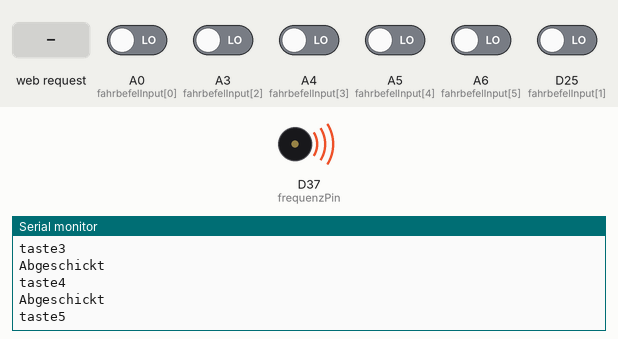
Bench run of a sketch on a simulated Arduino MKR. Shown: buzzer (waves = sounding), the last lines printed to the serial monitor. The inputs (shaded band) are chosen by the test bench; at power-on: A0 (fahrbefelInput[0]), A3 (fahrbefelInput[2]), A4 (fahrbefelInput[3]), A5 (fahrbefelInput[4]), A6 (fahrbefelInput[5]), D25 (fahrbefelInput[1]) LOW. WiFi joins after 1.5 s; servers stay silent unless stated.

Above: at 2.7 s.
2.8 s: HTTP request GET /rennstrecke/start-pumpkraft received
At 3.6 s:
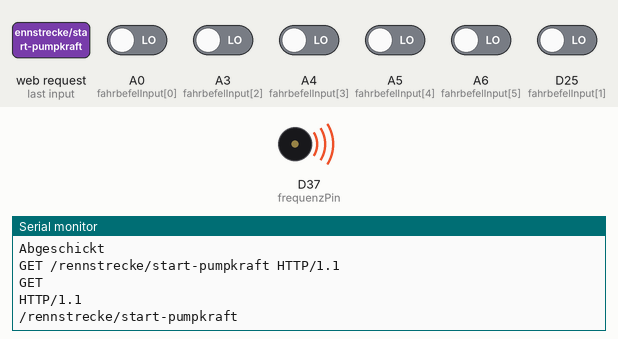
4.3 s: HTTP request GET /rennstrecke/stop received
At 4.7 s:
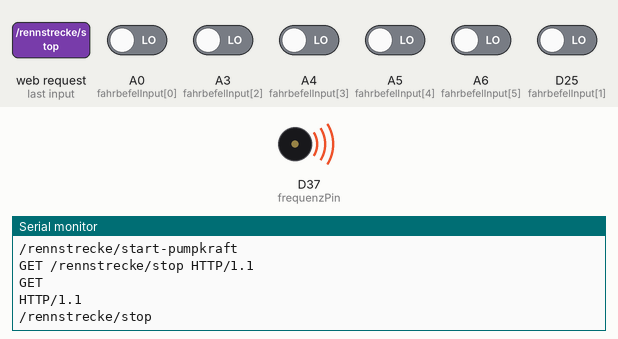
5.8 s: HTTP request GET /rennstrecke/start-rennstrecke received
At 7.1 s:
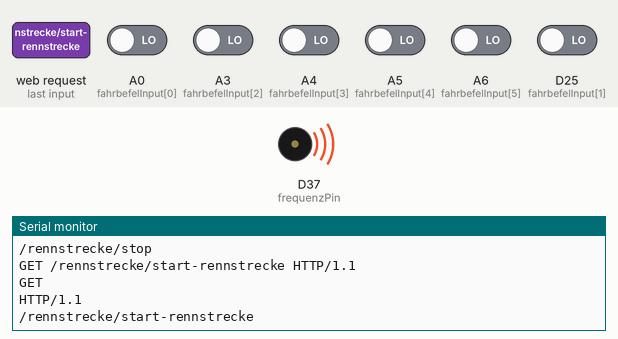
Timing chart, 0 to 8.8 s (numbered marks = the images above; inputs shaded):
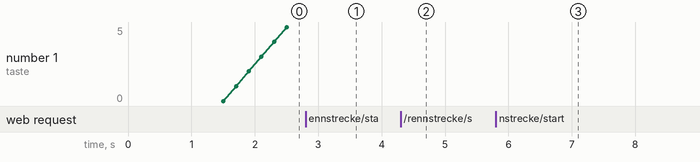

The sketch:

Bahnstellwerk.ino
```cpp
#include "wifi.h"


IPAddress eitech01  (192,168,1,11);
IPAddress eitech02  (192,168,1,12);
IPAddress eitech03  (192,168,1,13);
IPAddress eitech04  (192,168,1,14);
IPAddress eitech05  (192,168,1,15);
IPAddress eitech06  (192,168,1,16);
IPAddress eitech07  (192,168,1,17);
IPAddress eitech08  (192,168,1,18);
IPAddress eitech09  (192,168,1,19);

///*Bahnwerk*/   char* fahrbefelName[]   = {"/bahnwerk/start-pumpkraft"  ,"/bahnwerk/stop" ,"/bahnwerk/start-rennstrecke" ,"/bahnwerk/start-pumpkraft"  ,"/bahnwerk/stop"  ,"/bahnwerk/start-rennstrecke"   };
///*Siedlung*/   char* fahrbefelName[]   = {"/siedlung/start-pumpkraft"  ,"/siedlung/stop" ,"/siedlung/start-rennstrecke" ,"/siedlung/start-pumpkraft"  ,"/siedlung/stop"  ,"/siedlung/start-rennstrecke"   };
/*Rennstrecke*/char* fahrbefelName[]   = {"/rennstrecke/start-pumpkraft"  ,"/rennstrecke/stop" ,"/rennstrecke/start-rennstrecke" ,"/rennstrecke/start-pumpkraft"  ,"/rennstrecke/stop"  ,"/rennstrecke/start-rennstrecke"   };
               bool  tasterAlt[]       = {HIGH                         ,HIGH             ,HIGH                          ,HIGH                         ,HIGH              ,HIGH          };
               int   fahrbefelInput[]  = {15                           ,25               ,18                            ,19                           ,20                ,21            };
               IPAddress  bahnIp[]     = {eitech02                     ,eitech02         ,eitech02                      ,eitech09                     ,eitech09          ,eitech09      };

int frequenzPin         = 37;
int frequenz            = 400; //Hz

void setup() {
  Serial.begin(9600);


  //PINMODE
    pinMode(frequenzPin, OUTPUT);

  //WIFI
    Serial.println("setup");
    SetupWiFi();

  //TASTER
    for (int i = 0; i < 6; i++) {
      pinMode(fahrbefelInput[i], INPUT);
    }

  //Frequenz
    tone(frequenzPin,frequenz);
}

void loop() {
  //WIFI
    UpdateWiFiHandler();

  //TASTER
    for (int i = 0; i < 6; i++) {
      bool taster(digitalRead(fahrbefelInput[i]));
      if (taster == LOW && tasterAlt[i] == HIGH) {
        Serial.print("taste");
        Serial.println(i);
        //wifi Ausgab
         //SendRequestToOther("/V36-left", eitech08);

         tastersent(bahnIp[i] , fahrbefelName[i]);
         Serial.println("Abgeschickt");
      }
      tasterAlt[i] = taster;
    }
}


void tastersent(IPAddress empfanger, char* message){
  SendRequestToOther(message, empfanger);
}

void Commands(String first,String second, String third, String forth, String fith){
  if (first == "debug"){
    //Serial.println("start");
    //SendRequestToOther("/V36-left",V36);
  }
}
```

wifi.h
```cpp
#include <WiFi101.h>
#include "string.h"
#define IS_ACCESS_POINT 0 // 0 or 1

#if IS_ACCESS_POINT == 1
  char ssid[] = "rabutz-test";  // AP name
  char pass[] = "";             // no AP password (open AP)
  //char pass[] = "1234567890";   // AP password
#else
  char ssid[] = "RabutzRobotics"; // your network SSID (name)
  char pass[] = "31073851";  // your network password
  //char pass[] = "";  // your network is open
#endif

//#define WAIT_FOR_SERIAL_CONNECTION // wait for USB serial connection

#define MAX_PACKET_LEN 1400 // max ethernet frame payload
#define CT_NONE  0
#define CT_PLAIN 1
#define CT_HTML  2

WiFiServer webserver(80); // webserver at port 80
char *httpRequestURL; // HTTP request from client


unsigned long lastReq;

const String index_html_text[] =
    {"<!DOCTYPE html>",
  "<html>",
      "<head>",
          "<meta charset='utf-8'>",
          "<title>V36 Controller</title>",
          "<style>",
              "body {font-family: Arial, Helvetica, sans-serif;}",
              "body {background-color: rgb(156, 157, 199);}",
              "header {background-color: rgb(83, 172, 87);}",
              ".button {padding: 0.5cm ; font-size: large; margin-left: 10%; width: 80%;}",
              ".stop {padding: 0.5cm ; font-size: large; margin-left: 10%; width: 80%; background-color: rgb(255, 0, 0); padding-color}",
              ".head {text-align: center;}",
          "</style>",
      "</head>",
      //"<header class=head>",
          "<h2>V36 Steuereinheit</h2>",
          "<h4>Die Bahn ist ein Projekt des Technich Ökologischen Projektzentrum Rabutz.</h4><br/>",
      "</header>",
      "<body>",
          "<br/>",
          "<a href='/web/start-pumpkraft'><button class=button>Start in Richtung Pumpspeicherkraftwerk</button></a><br/><br/>",
          "<a href='/web/start-rennstrecke'><button  class=button>Start in Richtung Rennstrecke</button></a><br/><br/>",
          "<a href='/web/faster'><button class=button>Schneller Fahren</button></a><br/><br/>",
          "<a href='/web/slower'><button class=button>Langsamer Fahren</button></a><br/><br/>",
          "<a href='/web/stop'><button class=stop>STOP</button></a><br/><br/>",
      "</body>",
  "</html>"};

void Commands(String first,String second, String third, String forth, String fith);
/*
//IPAddress server(192,168,1,189);
void Commands(String index, String value){
    if (index == "R"){
      if (value == "1") digitalWrite(15, HIGH);
      else digitalWrite(15, LOW);
    }
    }else if (index == "test"){
      WiFiClient c;
      c.connect(server, 80);
      c.println("GET /J2/1 HTTP/1.0");
      c.println();
    }
}
*/

void SendPlain(String data, IPAddress target){
  WiFiClient c;
  if(c.connect(target, 80)){
    c.println(data);
  }
}

void Kill(){

}

bool startWifi(char *ssid, char *password, bool isAP)
{
  int status;
  /*this is not used since we run all arduinos as clients
  if(isAP)
  {
    // create AP
    Serial.print("Create an open Access Point: ");
    Serial.println(ssid);
    if(strlen(password))
    {
      status = WiFi.beginAP(ssid, password); // WPA (FW >=19.5.0)
    }
    else
    {
      status = WiFi.beginAP(ssid);
    }
    if(status != WL_AP_LISTENING)
    {
      Serial.println("Creating access point failed");
      return false; // return error
    }
  }
  else
  {*/
    // connect to WPA/WPA2 network
    Serial.print("Attempting to connect to SSID: ");
    Serial.println(ssid);
    status = WiFi.begin(ssid, password);
    if(status != WL_CONNECTED)
    {
      Serial.println("Connecting failed");
      return false; // return error
    }
  //}
  return true;
}

void printWifiStatus()
{
  // print the SSID of the network you're attached to:
  Serial.print("SSID: ");
  Serial.println(WiFi.SSID());

  // print your WiFi shield's IP address:
  IPAddress ip = WiFi.localIP();
  Serial.print("IP Address: ");
  Serial.println(ip);

  // print the received signal strength:
  long rssi = WiFi.RSSI();
  Serial.print("signal strength (RSSI):");
  Serial.print(rssi);
  Serial.println(" dBm");
}

void httpSendHeader(WiFiClient &client, int content_type)
{
  const char header_none_data[]  = "HTTP/1.0 200 OK\n\n";
  const char header_plain_data[] = "HTTP/1.0 200 OK\nContent-type: text/plain\n\n";
  const char header_html_data[]  = "HTTP/1.0 200 OK\nContent-type: text/html\n\n";

  if(content_type == CT_PLAIN)
    client.write(header_plain_data, sizeof(header_plain_data)-1);
  else if(content_type == CT_HTML)
    client.write(header_html_data, sizeof(header_html_data)-1);
  else
    client.write(header_none_data, sizeof(header_none_data)-1);
}

void httpSendData(WiFiClient &client, const char *data, int len)
{
  while(len > 0)
  {
    int sendlen = len;
    if(len > MAX_PACKET_LEN)
      sendlen = MAX_PACKET_LEN;

    client.write(data, sendlen);
    data += sendlen;
    len -= sendlen;
  }
}

bool httpSplitRequest(char *httpRequest, size_t len)
{
  char *reqpart[2];

  if(len >= 3)
  {
    reqpart[0] = strtok(httpRequest, " \t\n");
    if(strncmp(reqpart[0], "GET\0", 4) == 0)
    {
      httpRequestURL = strtok(NULL, " \t"); // url
      //if(!strncmp(httpRequestURL, "/\0", 2)) // rename empty url to index.html
      //  httpRequestURL = "/index.html";

      reqpart[1] = strtok (NULL, " \t\n");
      if(!strncmp(reqpart[1], "HTTP/1.0", 8) || \
         !strncmp(reqpart[1], "HTTP/1.1", 8))
      {
        Serial.println(reqpart[0]);
        Serial.println(reqpart[1]);
        Serial.println(httpRequestURL);
        return true;
      }
    }
  }

  // wrong request
  return false;
}

String httpGetResource(int nr)
{
  String resource = "";
  char *pnt = httpRequestURL;

  if(*pnt == '/') // URL must start with '/'
  {
    while(*pnt)
    {
      if(*pnt++ == '/')
      {
        if(nr-- <= 0)
        {
          while(*pnt != '\0' && *pnt != '/')
          {
            resource += *pnt++;
          }
          break;
        }
      }
    }
  }

  return resource;
}

void SetupWiFi() {
  // wait for WiFi connection
  while(!startWifi(ssid, pass, IS_ACCESS_POINT))
  {
    delay(5000); // wait 5 seconds and retry
  }
  // start webserver
  webserver.begin();
  // you're connected now, so print out the status
  printWifiStatus();
}

void SendRequestToOther(String request, IPAddress target){
  String send_final = "GET /NoReply";
  send_final = send_final + request;
  send_final = send_final + " HTTP/1.1";

  SendPlain(send_final, target);
}

void UpdateWiFiHandler() {

  if (millis() - lastReq > 20000){
    Kill();
  }

  // put your main code here, to run repeatedly:
  WiFiClient client = webserver.available();
  if(client) {
    // a http request ends with a blank line
    boolean currentLineIsBlank = true;
    char httpRequest[1024];
    size_t httpRequestLen = 0;
    while(client.connected())
    {
      if(client.available())
      {
        char c = client.read();
        if(httpRequestLen < (sizeof(httpRequest)-1))
        {
          httpRequest[httpRequestLen++] = c;
          httpRequest[httpRequestLen] = '\0';
        }
        if(c == '\n' && currentLineIsBlank)
        {
          Serial.println(httpRequest);
          if (httpSplitRequest(httpRequest, httpRequestLen)) {
            lastReq = millis();

            int id = 0;

            if(httpGetResource(id) == "NoReply"){
              id = 1;
            }

            Commands(httpGetResource(id),httpGetResource(id + 1),httpGetResource(id + 2),httpGetResource(id + 3),httpGetResource(id + 4));

            int i = 0;
            if(id == 1){

            }else{
             httpSendHeader(client, CT_HTML);
             while(index_html_text[i] != "</html>")
             {
              client.println(index_html_text[i]);
              i++;
              //httpSendData(client, index_html_text, sizeof(index_html_text)-1);
             }
            }
            break;
          }
        }
      }
    }
    // close the connection
    client.stop();
  }
}
```

Measured:
- after the input at 2.8 s, the serial monitor: prints a new line at once (image 1)
- after the input at 4.3 s, the serial monitor: prints a new line at once (image 2)
- after the input at 5.8 s, the serial monitor: prints a new line at once (image 3)
